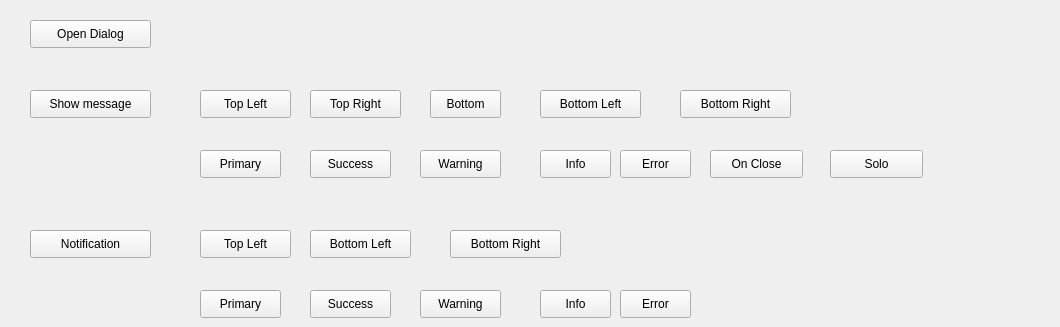
    <widget class="QWidget" name="tab_5">
     <attribute name="title">
      <string>反馈</string>
     </attribute>
     <widget class="Element::Button" name="button_42">
      <property name="geometry">
       <rect>
        <x>30</x>
        <y>20</y>
        <width>121</width>
        <height>28</height>
       </rect>
      </property>
      <property name="text">
       <string>Open Dialog</string>
      </property>
     </widget>
     <widget class="Element::Button" name="button_43">
      <property name="geometry">
       <rect>
        <x>30</x>
        <y>90</y>
        <width>121</width>
        <height>28</height>
       </rect>
      </property>
      <property name="text">
       <string>Show message</string>
      </property>
     </widget>
     <widget class="Element::Button" name="button_44">
      <property name="geometry">
       <rect>
        <x>200</x>
        <y>90</y>
        <width>91</width>
        <height>28</height>
       </rect>
      </property>
      <property name="text">
       <string>Top Left</string>
      </property>
     </widget>
     <widget class="Element::Button" name="button_45">
      <property name="geometry">
       <rect>
        <x>310</x>
        <y>90</y>
        <width>91</width>
        <height>28</height>
       </rect>
      </property>
      <property name="text">
       <string>Top Right</string>
      </property>
     </widget>
     <widget class="Element::Button" name="button_46">
      <property name="geometry">
       <rect>
        <x>430</x>
        <y>90</y>
        <width>71</width>
        <height>28</height>
       </rect>
      </property>
      <property name="text">
       <string>Bottom</string>
      </property>
     </widget>
     <widget class="Element::Button" name="button_47">
      <property name="geometry">
       <rect>
        <x>540</x>
        <y>90</y>
        <width>101</width>
        <height>28</height>
       </rect>
      </property>
      <property name="text">
       <string>Bottom Left</string>
      </property>
     </widget>
     <widget class="Element::Button" name="button_48">
      <property name="geometry">
       <rect>
        <x>680</x>
        <y>90</y>
        <width>111</width>
        <height>28</height>
       </rect>
      </property>
      <property name="text">
       <string>Bottom Right</string>
      </property>
     </widget>
     <widget class="Element::Button" name="button_49">
      <property name="geometry">
       <rect>
        <x>200</x>
        <y>150</y>
        <width>81</width>
        <height>28</height>
       </rect>
      </property>
      <property name="text">
       <string>Primary</string>
      </property>
     </widget>
     <widget class="Element::Button" name="button_50">
      <property name="geometry">
       <rect>
        <x>310</x>
        <y>150</y>
        <width>81</width>
        <height>28</height>
       </rect>
      </property>
      <property name="text">
       <string>Success</string>
      </property>
     </widget>
     <widget class="Element::Button" name="button_51">
      <property name="geometry">
       <rect>
        <x>420</x>
        <y>150</y>
        <width>81</width>
        <height>28</height>
       </rect>
      </property>
      <property name="text">
       <string>Warning</string>
      </property>
     </widget>
     <widget class="Element::Button" name="button_52">
      <property name="geometry">
       <rect>
        <x>540</x>
        <y>150</y>
        <width>71</width>
        <height>28</height>
       </rect>
      </property>
      <property name="text">
       <string>Info</string>
      </property>
     </widget>
     <widget class="Element::Button" name="button_53">
      <property name="geometry">
       <rect>
        <x>620</x>
        <y>150</y>
        <width>71</width>
        <height>28</height>
       </rect>
      </property>
      <property name="text">
       <string>Error</string>
      </property>
     </widget>
     <widget class="Element::Button" name="button_54">
      <property name="geometry">
       <rect>
        <x>30</x>
        <y>230</y>
        <width>121</width>
        <height>28</height>
       </rect>
      </property>
      <property name="text">
       <string>Notification</string>
      </property>
     </widget>
     <widget class="Element::Button" name="button_55">
      <property name="geometry">
       <rect>
        <x>200</x>
        <y>230</y>
        <width>91</width>
        <height>28</height>
       </rect>
      </property>
      <property name="text">
       <string>Top Left</string>
      </property>
     </widget>
     <widget class="Element::Button" name="button_56">
      <property name="geometry">
       <rect>
        <x>310</x>
        <y>230</y>
        <width>101</width>
        <height>28</height>
       </rect>
      </property>
      <property name="text">
       <string>Bottom Left</string>
      </property>
     </widget>
     <widget class="Element::Button" name="button_57">
      <property name="geometry">
       <rect>
        <x>450</x>
        <y>230</y>
        <width>111</width>
        <height>28</height>
       </rect>
      </property>
      <property name="text">
       <string>Bottom Right</string>
      </property>
     </widget>
     <widget class="Element::Button" name="button_58">
      <property name="geometry">
       <rect>
        <x>200</x>
        <y>290</y>
        <width>81</width>
        <height>28</height>
       </rect>
      </property>
      <property name="text">
       <string>Primary</string>
      </property>
     </widget>
     <widget class="Element::Button" name="button_59">
      <property name="geometry">
       <rect>
        <x>310</x>
        <y>290</y>
        <width>81</width>
        <height>28</height>
       </rect>
      </property>
      <property name="text">
       <string>Success</string>
      </property>
     </widget>
     <widget class="Element::Button" name="button_60">
      <property name="geometry">
       <rect>
        <x>420</x>
        <y>290</y>
        <width>81</width>
        <height>28</height>
       </rect>
      </property>
      <property name="text">
       <string>Warning</string>
      </property>
     </widget>
     <widget class="Element::Button" name="button_61">
      <property name="geometry">
       <rect>
        <x>540</x>
        <y>290</y>
        <width>71</width>
        <height>28</height>
       </rect>
      </property>
      <property name="text">
       <string>Info</string>
      </property>
     </widget>
     <widget class="Element::Button" name="button_62">
      <property name="geometry">
       <rect>
        <x>620</x>
        <y>290</y>
        <width>71</width>
        <height>28</height>
       </rect>
      </property>
      <property name="text">
       <string>Error</string>
      </property>
     </widget>
     <widget class="Element::Dropdown" name="dropdown" native="true">
      <property name="geometry">
       <rect>
        <x>910</x>
        <y>30</y>
        <width>141</width>
        <height>21</height>
       </rect>
      </property>
     </widget>
     <widget class="Element::Button" name="button_65">
      <property name="geometry">
       <rect>
        <x>710</x>
        <y>150</y>
        <width>93</width>
        <height>28</height>
       </rect>
      </property>
      <property name="text">
       <string>On Close</string>
      </property>
     </widget>
     <widget class="Element::Button" name="button_66">
      <property name="geometry">
       <rect>
        <x>830</x>
        <y>150</y>
        <width>93</width>
        <height>28</height>
       </rect>
      </property>
      <property name="text">
       <string>Solo</string>
      </property>
     </widget>
    </widget>
